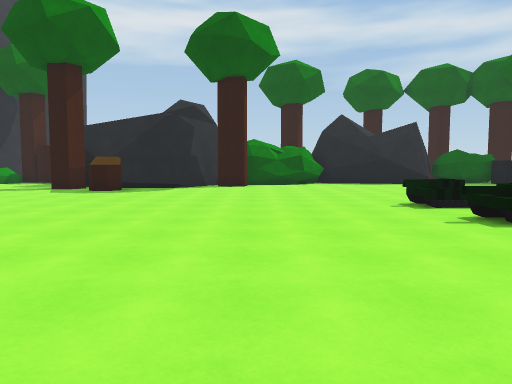
View 1 (above)

22 first-person views from a walk through a scene from a Unity 3-D project. The camera is 1.5 m above the floor, tilts 4° down and sees 70° across. The floor is counted in squares, 2 m on a side. Each view is taken from the middle of a square. On the plan, view 1 faces up. The plan holds only what a view shows up to about 11 squares ahead; the rest is blank. The place goes on beyond the plan.

View 2
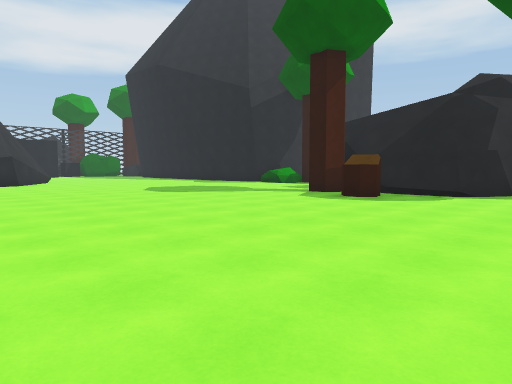

View 3
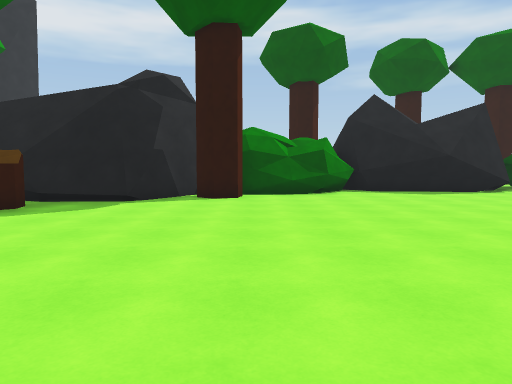

View 4
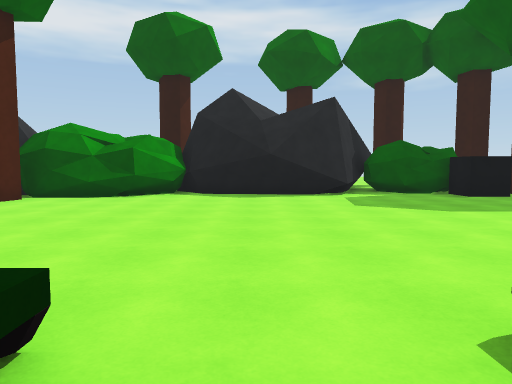

View 5
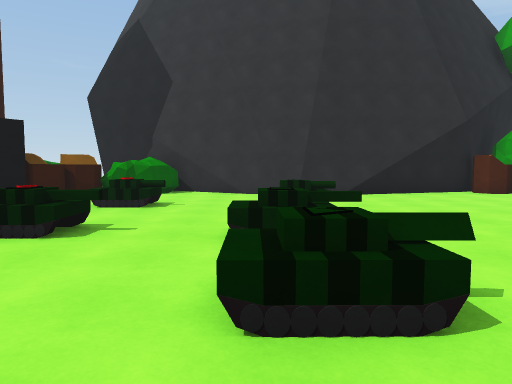

View 6
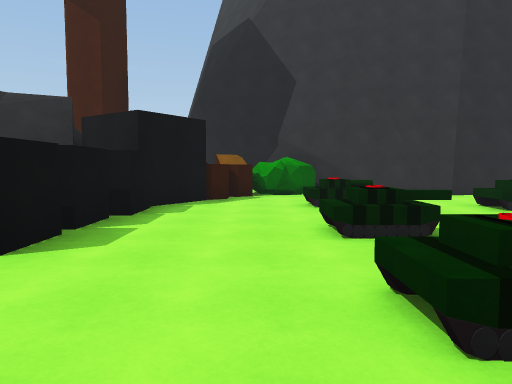

View 7
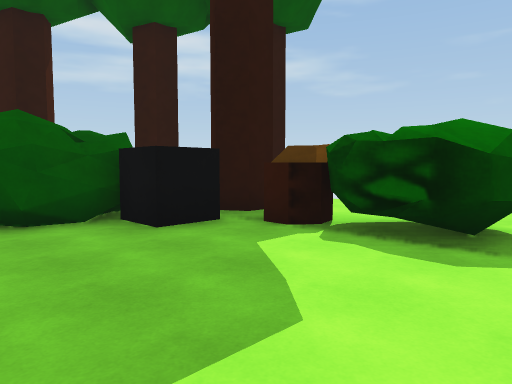

View 8
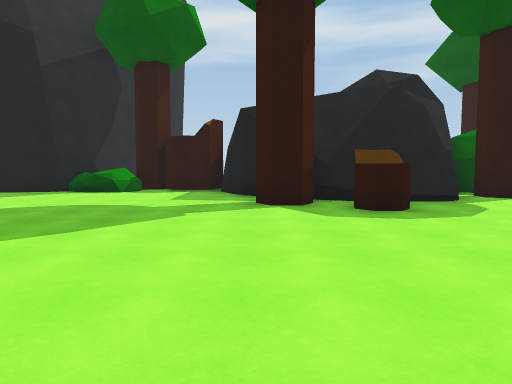

View 9
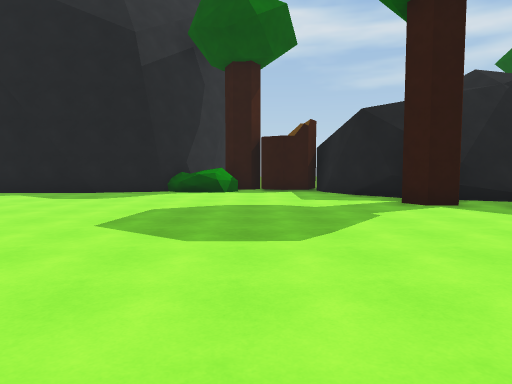

View 10
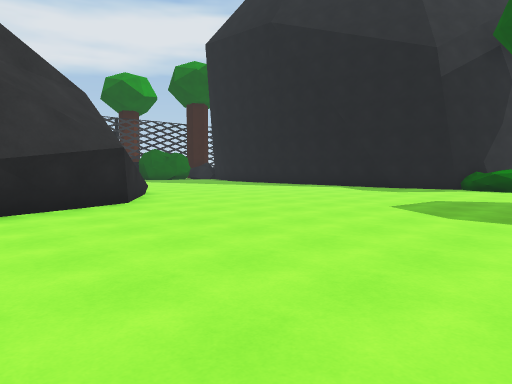

View 11
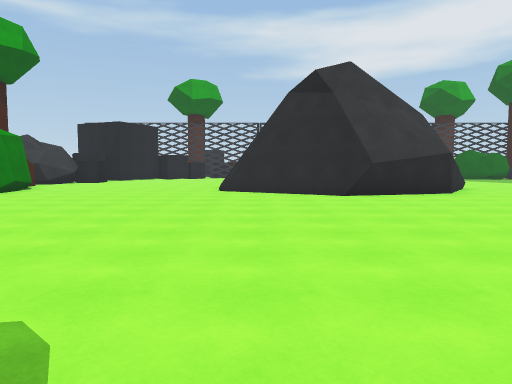

View 12
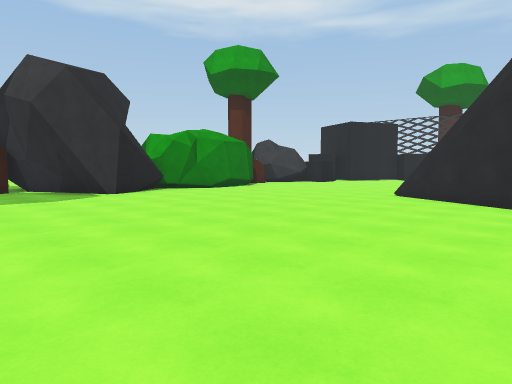

View 13
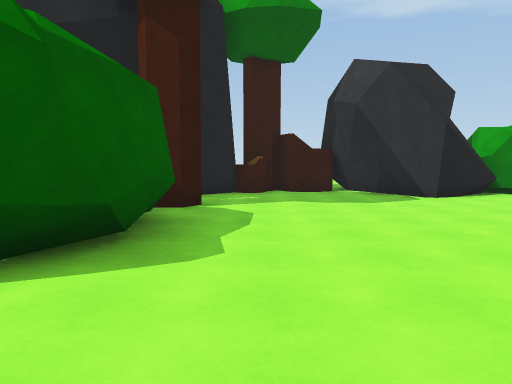

View 14
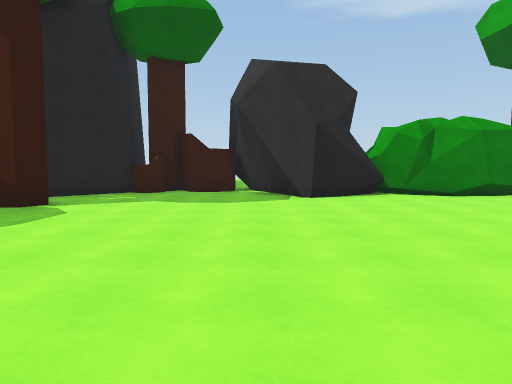

View 15
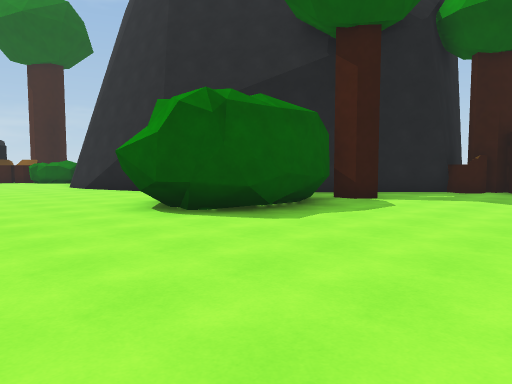

View 16
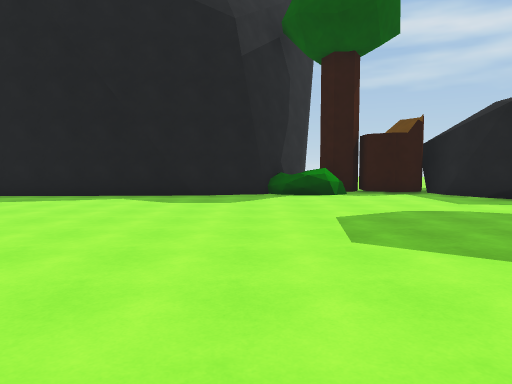

View 17
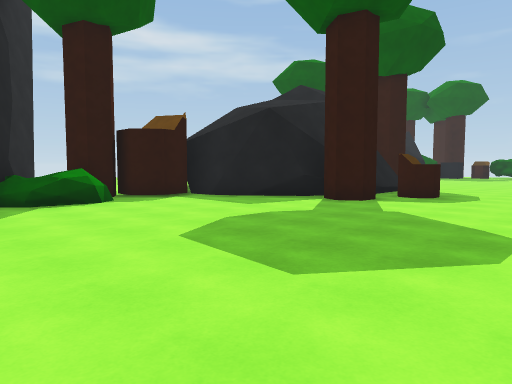

View 18
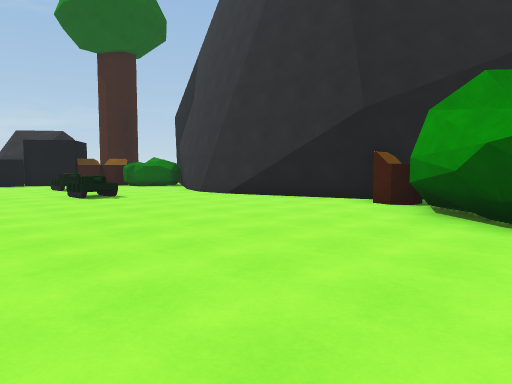

View 19
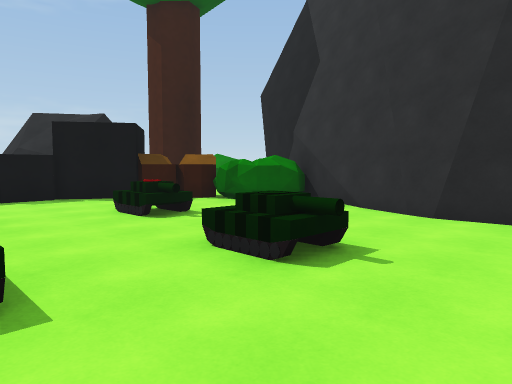

View 20
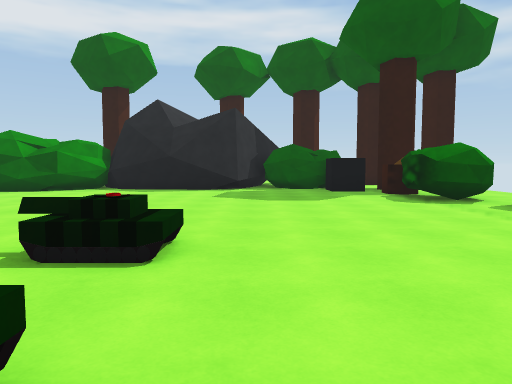

View 21
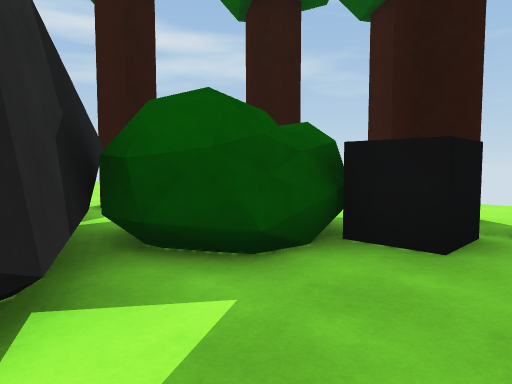

View 22
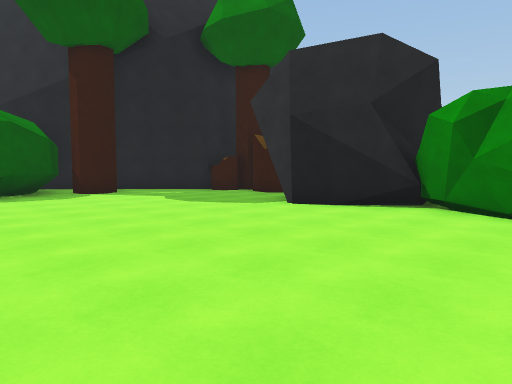

### Floor plan
Points are (right, up) in squares from view 1. A wall is a line through its corners. A room is listed if a view was taken in it or the views show most of it. See-through windows are left out.
Room 1 (views 1, 2, 3, 4, 5, 6, 7, 8, 9, 10, 11, 12, 13, 14, 15, 16, 17, 18, 19, 20, 21, 22)
walls: (-5.7, 1.1) (-4.6, 1.1) (-3.5, 0); (-6.3, 0.6) (-5.8, 1) (-5.2, 1.2) (-4.6, 1); (-4.2, 13) (-5.4, 13); (-2.5, 13.2) (-2.9, 12.9); (-2.4, 13.5) (-3.1, 13.1) (-4.4, 13); (0.2, -0.9) (2.8, -0.7) (3.7, -1); (-2.4, -1.8) (1.5, -0.6); (-6.9, -1) (-6.7, 0); (-6.4, 13.4) (-6.8, 13.7); (-6.8, 13.4) (-8, 15.7); (-6.9, -2) (-6.8, -0.1) (-6.2, 0.6); (-0.5, 14.8) (-1.2, 15.6); (3.2, -0.8) (5.9, -1.9); (-1.3, 15.5) (-2.7, 12.9) (-4.6, 12.7) (-6.7, 13.4) (-7, 13.8); (0.4, 15.1) (-0.2, 14.9); (1, 14.9) (-0.2, 14.8); (-5.3, -3.5) (-6.3, -3.1) (-6.8, -2.2) (-6.6, -1.4); (1, 15) (0, 15); (1.9, 15) (1, 14.8) (-0.9, 14.9); (-7.8, 15.1) (-8, 17); (2, 15.1) (1.3, 15.1); (4.8, -1.3) (7, -2.6); (3.4, 16) (2.7, 16.9); (4.2, 15.6) (3.1, 16.3) (2.9, 16.8); (-15.1, 4) (-17, 0.5); (-16, 6.6) (-15, 3.5); (-12.6, 15.9) (-15.2, 15.2); (7.4, 15.7) (2.8, 16.2) (2.8, 16) (2, 15.1) (0.9, 14.9); (-7.5, -7.5) (-4.8, -4.7); (-17.5, 7.4) (-15.9, 6.3); (-16.8, 0.8) (-17.2, 0.5); (-11.9, -5.8) (-11.4, -7.3); (-11.5, 18.3) (-12.9, 15.9); (-14.8, 15.3) (-17.5, 15.3); (-11.1, -7.7) (-10.4, -8.9); (-14.2, -6.8) (-13.8, -6.4); (-14.5, -6.8) (-12.3, -5.7) (-12.1, -6) (-11.7, -6) (-10.9, -8); (-15.1, -6.4) (-14.3, -7); (-15.5, -6.3) (-14.9, -6.4); (-15.8, -6.1) (-14.8, -6.6); (9.1, 18.9) (7.4, 15.8) (6, 15.2); (-17.6, -6.3) (-16.9, -6.2) (-15.3, -6.1)
low walls: (-4.5, 12.6) (-5.6, 13.1); (-4.3, 12.8) (-5, 12.8); (-6.5, 0) (-6, 0.5) (-5.6, 0.4); (-6.5, 13.6) (-7.4, 14.6); (-6.5, -1.9) (-6.3, -1.3); (-15.7, 5.3) (-15.2, 3.4); (-11.8, -6.5) (-11.2, -7.8); (-14.2, -6.8) (-13.4, -6.2)
objects: other object (-11, 16); tree (-11, 17) to (-10, 18); log (-10, -9) to (-10, -8); tree (-8, -9); log (-8, -8); tree (-7, -4) to (-6, -4); tree (-7, 12) to (-6, 13); log (-5, 11) to (-5, 12); log (-3, -2) to (-3, -1); tree (-1, 14); tank (3, 2); tank (3, 5); tank (3, 7); tank (6, 2) to (7, 2); tank (6, 5) to (7, 5); tank (6, 7); other object (7, -2) to (8, -1); log (8, -1) to (9, -1); log (9, 0); other object (9, 16) to (11, 18); other object (10, 0); other object (10, 2); crate (10, 3) to (11, 3); crate (10, 15) to (11, 16); crate (11, 4); crate (11, 5) to (11, 6); other object (12, 12) to (13, 13); log (12, 14) to (12, 15); tree (12, 16) to (13, 16)

Where each view was taken, in squares from view 1:
view 1: 0 up, 0 right, facing up
view 2: 3 up, 0 right, facing up-left
view 3: 5 up, 0 right, facing up
view 4: 6 up, 5 right, facing up
view 5: 9 up, 4 right, facing down
view 6: 9 up, 8 right, facing down
view 7: 11 up, 8 right, facing up-right
view 8: 5 up, 7 left, facing up
view 9: 5 up, 10 left, facing up
view 10: 3 up, 9 left, facing up-left
view 11: 1 up, 6 left, facing left
view 12: 4 up, 8 left, facing down-left
view 13: 3 up, 8 left, facing down
view 14: 3 up, 11 left, facing down
view 15: 4 up, 11 left, facing down-right
view 16: 6 up, 13 left, facing up
view 17: 8 up, 14 left, facing up-right
view 18: 6 up, 6 left, facing down-right
view 19: 5 up, 1 right, facing down-right
view 20: 4 up, 8 right, facing up
view 21: 14 up, 7 right, facing up-right
view 22: 0 up, 17 left, facing down-right
